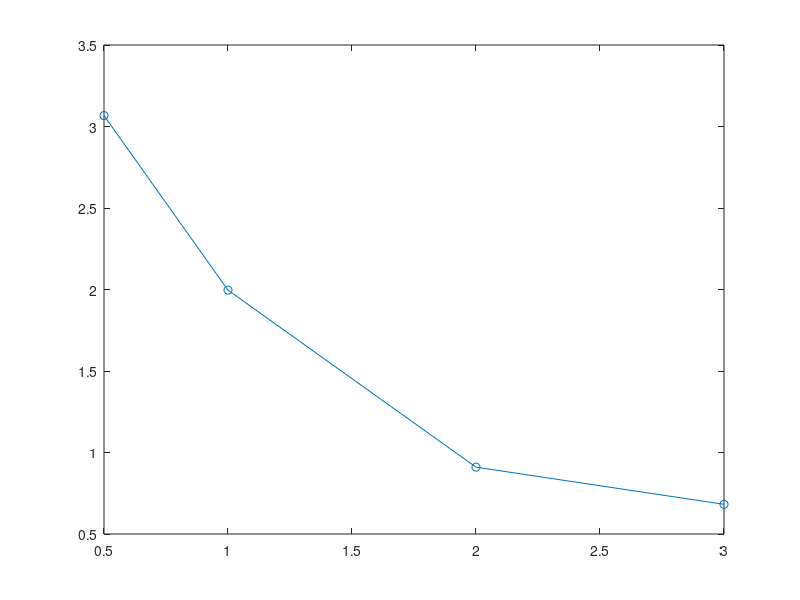

The MATLAB script that drew this image: (Note: this script raises an error after producing the figure.)
function plot_topology_results()

load('results/topology/tables/summary.mat');

figure;
plot(summary.c, summary.capture_ratio, '-o');
yline(1,'--','Perfect prediction');

xlabel('c');
ylabel('Capture Ratio (FORM / MCS)');
set(gca,'FontSize',12);
grid on;

end
